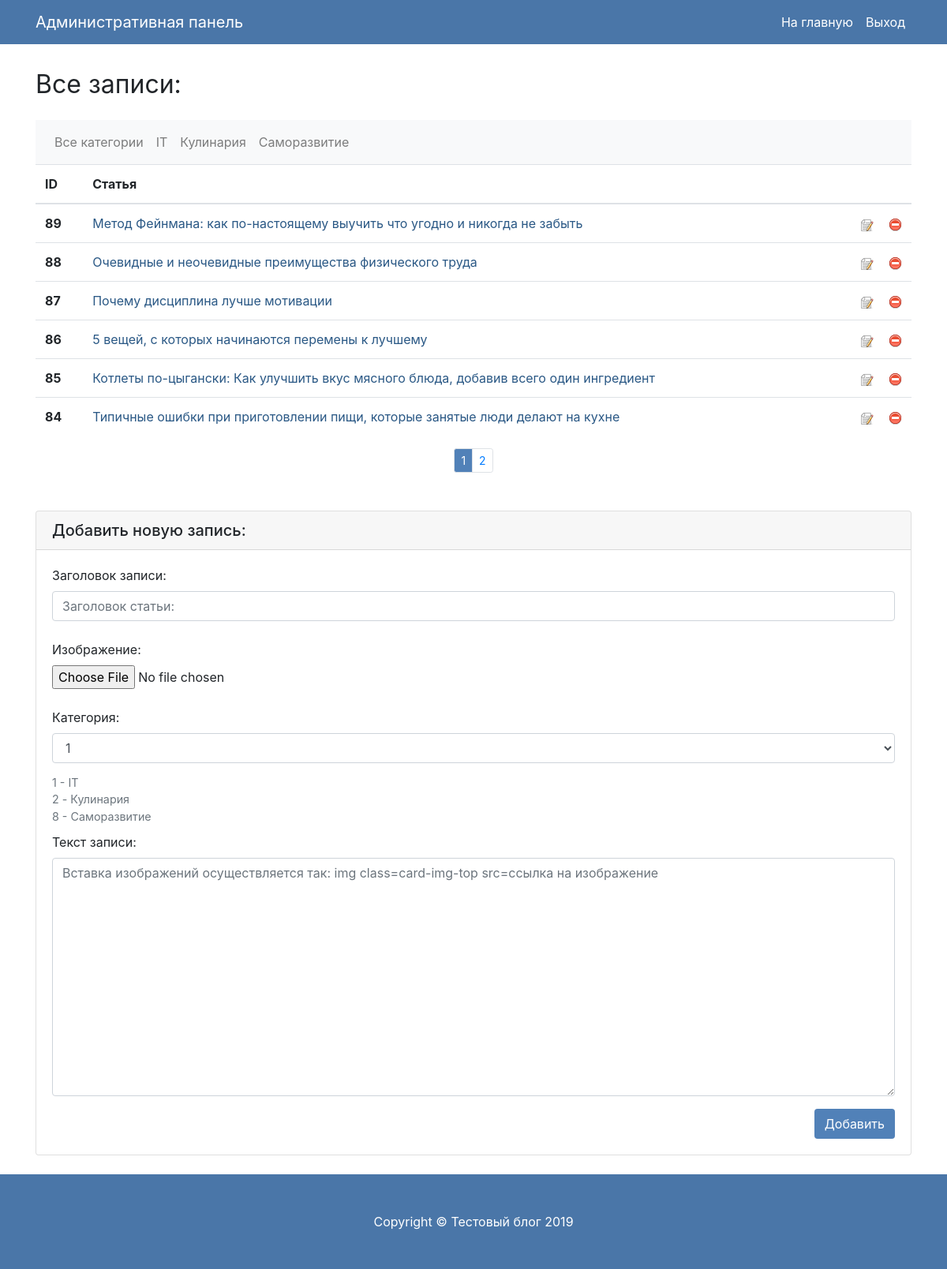
/app/admin/admin.php (signed in), run on the app's committed database.
### tables this page shows
CREATE TABLE `category` (
  `id` int(11) NOT NULL,
  `title` varchar(100) NOT NULL
);

CREATE TABLE `posts` (
  `id` int(11) NOT NULL,
  `title` varchar(255) NOT NULL,
  `text` text NOT NULL,
  `datetime` datetime NOT NULL DEFAULT current_timestamp(),
  `image` varchar(300) NOT NULL,
  `category_id` int(11) NOT NULL DEFAULT 0
);

### function/function.php (called while the page is built, shortened)
<?php
function get_category($connect){
	$sql = "SELECT * FROM category";
	$result = mysqli_query($connect, $sql);
	$categories = mysqli_fetch_all($result, MYSQLI_ASSOC);
	return $categories;
}
?>

### ads/admin/ads_admin.php (called while the page is built, shortened)
<?php
if(isset($_GET['page'])){
	$page = (int)$_GET['page'];
} else {
	$page = 1;
}
	$notesOnPage = 6;
	$from = ($page - 1) * $notesOnPage;
	$sql = "SELECT * FROM posts ORDER BY id DESC LIMIT $from, $notesOnPage";
	$result = mysqli_query($connect, $sql);
	$posts = mysqli_fetch_all($result, MYSQLI_ASSOC);
	$sql = "SELECT COUNT(*) as count FROM posts";
	$result = mysqli_query($connect, $sql);
	$count = mysqli_fetch_assoc($result)['count'];
	$pagesCount = ceil($count / $notesOnPage);
	$categories = get_category($connect);
	?>

### app/admin/admin.php (the view, shortened to what this page needs)
<?php
require_once __DIR__ . '/../../database/connect.php';
require_once __DIR__ . '/../../function/function.php';
require_once __DIR__ . '/../../ads/admin/ads_admin.php';
?>
<!DOCTYPE html>
<html lang="en">
<head>
	<link href="../../css/animate.css" rel="stylesheet">
	<link href="../../vendor/bootstrap/css/bootstrap.min.css" rel="stylesheet">
	<link href="../../css/blog-home.css" rel="stylesheet">
</head>
<body>
	<nav class="navbar navbar-expand-lg navbar-dark bg-dark fixed-top">
		<div class="container">
			<a class="navbar-brand" href="#">Административная панель</a>
			<div class="collapse navbar-collapse" id="navbarResponsive">
				<ul class="navbar-nav ml-auto">
					<li class="nav-item">
						<a class="nav-link" href="/">На главную</a>
					</li>
					<li class="nav-item">
						<a class="nav-link" href="admin.php?do=logout">Выход</a>
					</li>
				</ul>
			</div>
		</div>
	</nav>
	<div class="container">
		<div class="row">
			<div class="col-md-12 animated delay-1s fadeIn">
				<h1 class="my-4">
					<small>Все записи:</small>
				</h1>
				<nav class="navbar navbar-expand-lg navbar-light bg-light">
					<div class="collapse navbar-collapse" id="navbarNavAltMarkup">
						<div class="navbar-nav">
							<a class="nav-item nav-link" href="admin.php">Все категории</a>
							<?php foreach($categories as $category){ ?>
								<a class="nav-item nav-link" href="category.php?id=<?=$category["id"]?>"><?=$category["title"]?></a>
							<?php } ?>
						</div>
					</div>
				</nav>
				<table class="table">
					<thead>
						<tr>
							<th scope="col">ID</th>
							<th scope="col">Статья</th>
						</tr>
					</thead>
					<tbody>
						<?php foreach($posts as $post) { ?>
							<tr>
								<th scope="row"><?php echo $post['id']; ?></th>
								<td>
									<a href="../../pages/post.php?post_id=<?=$post['id']?>" target="_blank">
										<?php echo $post['title']; ?>
									</a>
									<a href="?delete=<?=$post['id']?>" style="float: right;margin-left: 20px;"><img src="../../images/delete.png" title="Удалить запись"></a>
									<a href="edit.php?post_id=<?=$post['id']?>" style="float: right;" target="_blank"><img src="../../images/edit.png" title="Редактировать запись"></a>
								</td>
							</tr>
						<?php } ?>
					</tbody>
				</table>
				<nav aria-label="Page navigation example">
					<ul class="pagination pagination-sm justify-content-center mb-4">
						<?php for ($i = 1;$i <= $pagesCount; $i++){ ?>
							<?php if($page == $i) { ?>
								<li class="page-item active"><a class="page-link" href="?page=<?php echo $i ?>"><?php echo $i ?></a></li>
							<?php } else { ?>
								<li class="page-item"><a class="page-link" href="?page=<?php echo $i ?>"><?php echo $i ?></a></li>
							<?php } ?>
						<?php } ?>
					</ul>
				</nav>
			</div>
		</div>
	</div>
	<div class="container">
		<div class="row">
			<div class="col-md-12 animated delay-1s fadeIn">
				<div class="card my-4">
					<h5 class="card-header">Добавить новую запись:</h5>
					<div class="card-body">
						<form method="post" enctype="multipart/form-data">
							<div class="form-group">
								<label for="formGroupExampleInput">Заголовок записи:</label>
								<input type="text" class="form-control" placeholder="Заголовок статьи:" name="title" required><br>
								<label for="formGroupExampleInput">Изображение:</label>
								<input type="file" name="image" class="form-control-file" required><br>
								<label for="formGroupExampleInput">Категория:</label>
								<select class="form-control" name="categories">
									<?php foreach($categories as $category) { ?>
										<option><?=$category["id"]?></option>
									<?php } ?>
								</select><br>
								<div class="description-categories">
									1 - IT <br>
									2 - Кулинария <br>
									8 - Саморазвитие <br>
								</div>
								<label for="formGroupExampleInput">Текст записи:</label>
								<textarea class="form-control" rows="12" name="text" placeholder="Вставка изображений осуществляется так: img class=card-img-top src=ссылка на изображение"></textarea>
							</div>
							<button type="submit" name="submit" class="btn btn-primary" style="float:right;">Добавить</button>
						</form>
					</div>
				</div>
			</div>
		</div>
	</div>
	<footer class="py-5 bg-dark">
		<div class="container">
			<p class="m-0 text-center text-white">Copyright &copy; Тестовый блог 2019</p>
		</div>
	</footer>
</body>
</html>

### css/blog-home.css (style rules this page uses)
body { padding-top: 56px; }
.description-categories { margin-top: -10px; padding-bottom: 10px; color: #6c757d; font-size: 14.3px; }

### data on the page
category: title "IT"
category: title "Кулинария"
category: title "Саморазвитие"
posts: id "89", title "Метод Фейнмана: как по-настоящему выучить что угодно и никогда не забыть"
posts: id "88", title "Очевидные и неочевидные преимущества физического труда"
posts: id "87", title "Почему дисциплина лучше мотивации"
posts: id "86", title "5 вещей, с которых начинаются перемены к лучшему"
posts: id "85", title "Котлеты по-цыгански: Как улучшить вкус мясного блюда, добавив всего один ингредиент"
posts: id "84", title "Типичные ошибки при приготовлении пищи, которые занятые люди делают на кухне"

### other printed values
form field categories "1"
